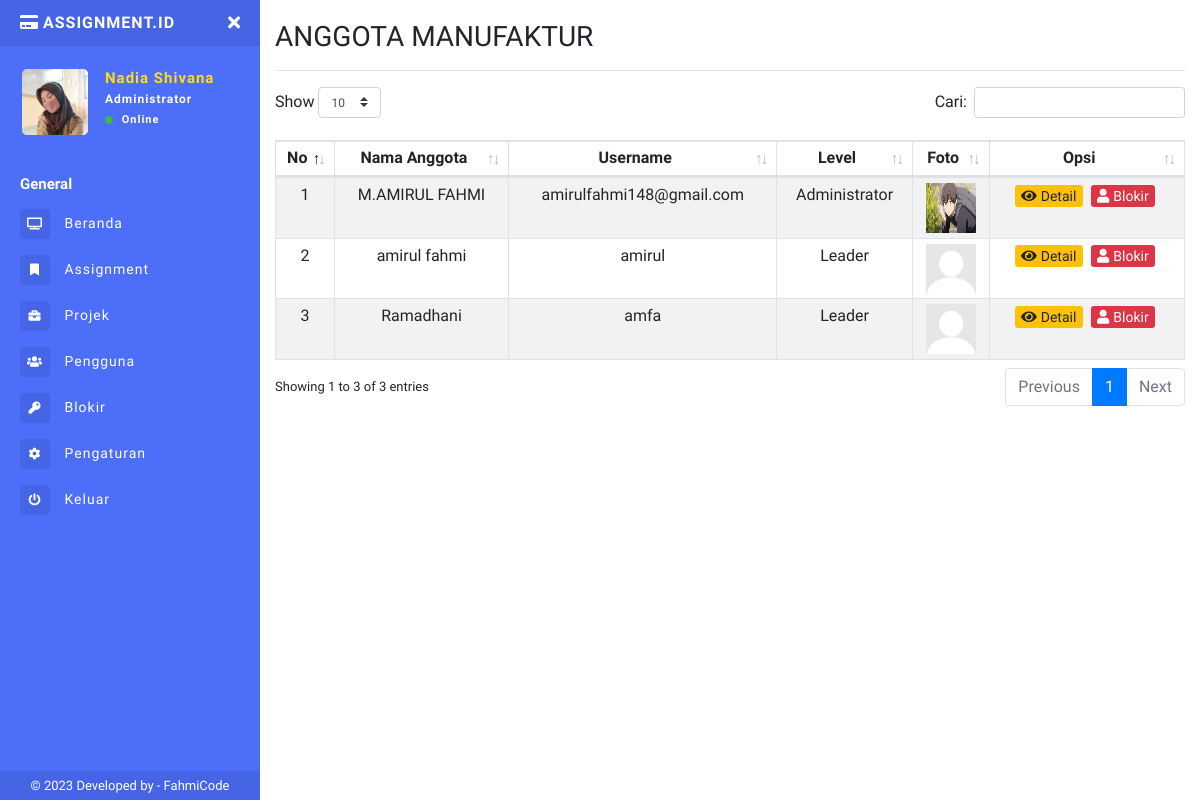
Page /app/anggota.php?kode=0361th (signed in) on the committed database.
### tables this page shows
CREATE TABLE `tb_pengguna` (
  `id` int(11) NOT NULL,
  `nama` varchar(50) NOT NULL,
  `username` varchar(30) NOT NULL,
  `password` varchar(40) NOT NULL,
  `email` varchar(50) NOT NULL,
  `tlpn` varchar(20) NOT NULL,
  `level` enum('Member','Leader','Administrator') NOT NULL,
  `logo` varchar(40) NOT NULL,
  `status` tinyint(4) NOT NULL,
  `kd_projek` varchar(20) NOT NULL,
  `created_at` timestamp NOT NULL DEFAULT current_timestamp(),
  `update_at` datetime DEFAULT NULL
);

CREATE TABLE `tb_projek` (
  `kode_projek` char(12) NOT NULL,
  `nama` varchar(50) NOT NULL,
  `deskripsi` text NOT NULL,
  `token_projek` char(6) NOT NULL,
  `progress_projek` int(5) NOT NULL,
  `target_selesai` date DEFAULT NULL,
  `status` tinyint(4) NOT NULL,
  `created_by` varchar(10) NOT NULL,
  `created_at` date DEFAULT NULL,
  `update_at` datetime DEFAULT NULL
);

### app/anggota.php (the view, shortened to what this page needs)
<?php
include 'sidebar.php';
$query_projek = "SELECT * FROM tb_projek WHERE kode_projek = '" . $_GET['kode'] . "'";
$run_projek = mysqli_query($conn, $query_projek);
$projek = mysqli_fetch_object($run_projek);
$query = "SELECT * FROM tb_pengguna WHERE kd_projek = '" . $_GET['kode'] . "'";
$run = mysqli_query($conn, $query);
?>
<h1 class="h3 mb-0 text-uppercase">
  Anggota <?= $projek->nama; ?>
</h1>
<hr>
<table class="table table-striped table-sm table-bordered dt-responsive nowrap text-center" id="table" width="100%">
  <thead>
    <tr>
      <th>No</th>
      <th>Nama Anggota</th>
      <th>Username</th>
      <th>Level</th>
      <th>Foto</th>
      <th>Opsi</th>
    </tr>
  </thead>
  <tbody>
    <?php $no = 1;
    while ($p = mysqli_fetch_array($run)) {
    ?>
      <tr>
        <td><?= $no++; ?></td>
        <td><?= $p['nama']; ?></td>
        <td><?= $p['username']; ?></td>
        <td><?= $p['level']; ?></td>
        <td><a href="../uploads/profil/<?= $p['logo']; ?>" target="_blank"><img src="../uploads/profil/<?= $p['logo']; ?>" height="50px" width="50px" alt=""></a></td>
        <td>
          <a href="detail-anggota.php?kode=<?= $p['kd_projek'] ?>&id=<?= $p['id'] ?>" class="btn btn-warning btn-xs mr-1" ">
            <i class=" fa fa-eye mr-1"></i></i>Detail
          </a>
          <button type="button" class="btn btn-danger btn-xs mr-1" data-toggle="modal" data-target="#Blokir<?= $p['id'] ?>">
            <i class="fa fa-user mr-1"></i></i>Blokir
          </button>
        </td>
      </tr>
    <?php } ?>
  </tbody>
</table>
<?php include "footer.php" ?>

### app/sidebar.php (shortened to what this page needs)
<?php
include '../connection/koneksi.php';
$query = "SELECT * FROM tb_pengguna WHERE id = '" .  $_COOKIE['id'] . "'";
$run = mysqli_query($conn, $query);
$d = mysqli_fetch_array($run);
?>
<!DOCTYPE html>
<html>
<head>
  <link rel="stylesheet" href="https://maxcdn.bootstrapcdn.com/bootstrap/4.0.0/css/bootstrap.min.css">
  <link href="../assets/css/style.css" rel="stylesheet">
  <link href="https://use.fontawesome.com/releases/v5.0.6/css/all.css" rel="stylesheet">
  <link href="../assets/vendor/datatables/dataTables.bootstrap4.min.css" rel="stylesheet">
  <link href="../assets/vendor/datatables/responsive.bootstrap4.min.css" rel="stylesheet">
</head>
<body>
  <div class="page-wrapper chiller-theme toggled">
    <nav id="sidebar" class="sidebar-wrapper">
      <div class="sidebar-content">
        <div class="sidebar-brand">
          <a href="./"><i class="fa fa-credit-card mr-1 text-uppercase"></i>assignment.id</a>
          <div id="close-sidebar">
            <i class="fas fa-times"></i>
          </div>
        </div>
        <div class="sidebar-header">
          <div class="user-pic" style="height:70px;width:70px;">
            <img class="img-responsive img-rounded" src="../uploads/profil/<?= $d['logo']; ?>" alt="User picture">
          </div>
          <div class="user-info">
            <span class="user-name"><?= $d['nama']; ?>
            </span>
            <span class="user-role"><?= $d['level'] ?> <?= $d['level'] != 'Administrator' ? 'Team' : '' ?></span>
            <span class="user-status">
              <i class="fa fa-circle"></i>
              <span>Online</span>
            </span>
          </div>
        </div>
        <div class="sidebar-menu">
          <ul>
            <li class="header-menu">
              <span>General</span>
            </li>
            <li>
              <a href="index.php">
                <i class="fas fa-tv"></i>
                <span>Beranda</span>
              </a>
            </li>
            <li>
              <a href="info-task.php">
                <i class="fa fa-fw fa-bookmark"></i>
                <span>Assignment</span>
              </a>
            </li>
            <?php
            if ($d['level'] == "Administrator" || $d['level'] == "Leader") { ?>
              <li class="nav-item">
                <a class="nav-link collapsed" href="#" data-toggle="collapse" data-target="#collapseTwo" aria-expanded="true" aria-controls="collapseTwo">
                  <i class="fa fa-briefcase"></i>
                  <span>Projek</span>
                </a>
              </li>
            <?php } ?>
            <?php
            if ($d['level'] == "Administrator") { ?>
              <li>
                <a href="pengguna.php">
                  <i class="fas fa-users"></i>
                  <span>Pengguna</span>
                </a>
              </li>
              <li>
                <a href="daftar-blokir.php">
                  <i class="fas fa-key"></i>
                  <span>Blokir</span>
                </a>
              </li>
            <?php  }  ?>
            <li>
              <a href="pengaturan.php">
                <i class="fa fa-cog"></i>
                <span>Pengaturan</span>
              </a>
            </li>
            <li>
              <a href="#Exit" data-toggle="modal">
                <i class="fa fa-power-off"></i>
                <span>Keluar</span>
              </a>
            </li>
          </ul>
        </div>
      </div>
      <div class="sidebar-footer">
        © 2023 Developed by - <a target="_blank" rel="noopener noreferrer" href="https://fahmi965.000webhostapp.com/Portofolio.html">
          FahmiCode</a>
      </div>
    </nav>
    <main class="page-content">
      <div class="container-fluid">
        <div class="d-block d-sm-block d-md-none d-lg-none py-2"></div>

### app/footer.php (shortened to what this page needs)
</div>
</main>
</div>
  </body>
  </html>

### rows in the picture
tb_pengguna: logo (picture), nama "Nadia Shivana", level "Administrator"
tb_projek: nama "MANUFAKTUR"
tb_pengguna: nama "M.AMIRUL FAHMI", username "amirulfahmi148@gmail.com", level "Administrator", logo (picture)
tb_pengguna: nama "amirul fahmi", username "amirul", level "Leader", logo (placeholder picture)
tb_pengguna: nama "Ramadhani", username "amfa", level "Leader", logo (placeholder picture)
